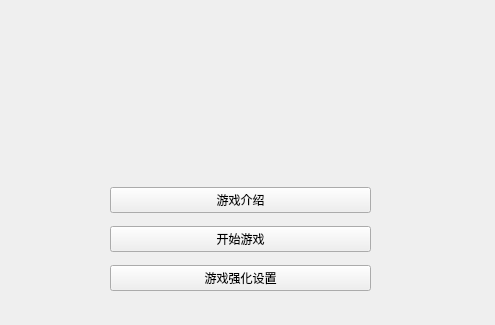
<?xml version="1.0" encoding="UTF-8"?>
<ui version="4.0">
 <class>Widget</class>
 <widget class="QWidget" name="Widget">
  <property name="geometry">
   <rect>
    <x>0</x>
    <y>0</y>
    <width>495</width>
    <height>325</height>
   </rect>
  </property>
  <property name="windowTitle">
   <string>Widget</string>
  </property>
  <widget class="QWidget" name="verticalLayoutWidget">
   <property name="geometry">
    <rect>
     <x>70</x>
     <y>50</y>
     <width>375</width>
     <height>80</height>
    </rect>
   </property>
   <layout class="QVBoxLayout" name="verticalLayout">
    <property name="leftMargin">
     <number>10</number>
    </property>
    <property name="topMargin">
     <number>10</number>
    </property>
    <property name="rightMargin">
     <number>10</number>
    </property>
    <property name="bottomMargin">
     <number>10</number>
    </property>
   </layout>
  </widget>
  <widget class="QWidget" name="verticalLayoutWidget_2">
   <property name="geometry">
    <rect>
     <x>110</x>
     <y>180</y>
     <width>261</width>
     <height>121</height>
    </rect>
   </property>
   <layout class="QVBoxLayout" name="verticalLayout_2">
    <item>
     <widget class="QPushButton" name="introbut">
      <property name="text">
       <string>游戏介绍</string>
      </property>
     </widget>
    </item>
    <item>
     <widget class="QPushButton" name="beginbut">
      <property name="text">
       <string>开始游戏</string>
      </property>
     </widget>
    </item>
    <item>
     <widget class="QPushButton" name="setbtn">
      <property name="text">
       <string>游戏强化设置</string>
      </property>
     </widget>
    </item>
   </layout>
  </widget>
 </widget>
 <resources/>
 <connections/>
</ui>
